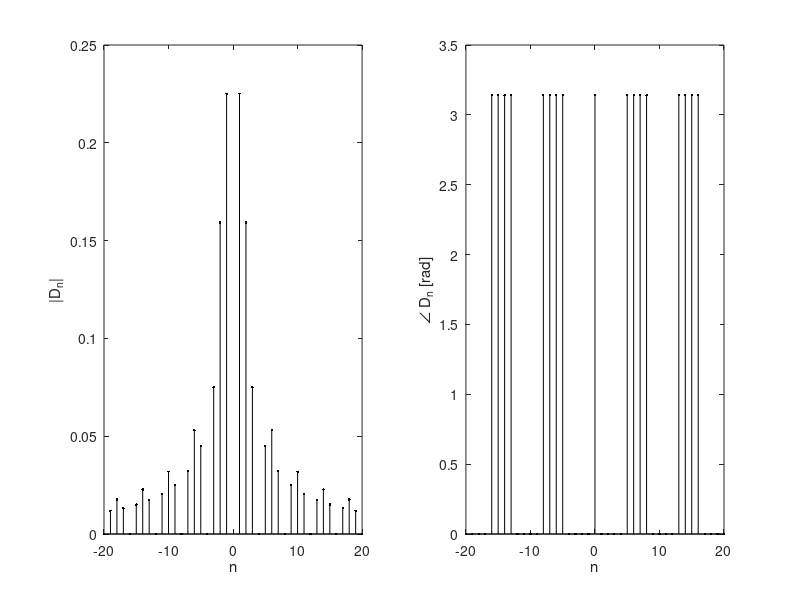

Recreate this plot in MATLAB.
clf;
n = (-20:20);
D_n = (1./(n.*pi).*sin((n.*pi)./4));
subplot(1,2,1); stem(n,abs(D_n),'.k');
xlabel('n'); ylabel('|D_n|');
subplot(1,2,2); stem(n,angle(D_n),'.k');
xlabel('n'); ylabel('\angle D_n [rad]');
